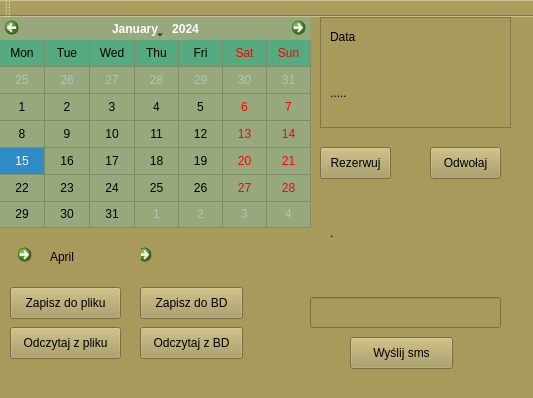
<?xml version="1.0" encoding="UTF-8"?>
<ui version="4.0">
 <class>MainWindow</class>
 <widget class="QMainWindow" name="MainWindow">
  <property name="geometry">
   <rect>
    <x>0</x>
    <y>0</y>
    <width>533</width>
    <height>398</height>
   </rect>
  </property>
  <property name="windowTitle">
   <string>Telepro</string>
  </property>
  <property name="styleSheet">
   <string notr="true">background-color: rgb(167, 154, 91);</string>
  </property>
  <widget class="QWidget" name="centralWidget">
   <widget class="QCalendarWidget" name="calendarWidget">
    <property name="geometry">
     <rect>
      <x>0</x>
      <y>0</y>
      <width>311</width>
      <height>211</height>
     </rect>
    </property>
    <property name="styleSheet">
     <string notr="true">border-color: rgb(85, 255, 0);
background-color: rgb(77, 93, 70);
alternate-background-color: rgb(85, 170, 127);
border-top-color: rgb(0, 85, 255);
border-right-color: rgb(85, 170, 255);
border-left-color: rgb(255, 0, 127);
border-left-color: rgb(0, 0, 127);
background-color: rgb(152, 168, 125);</string>
    </property>
    <property name="gridVisible">
     <bool>true</bool>
    </property>
    <property name="verticalHeaderFormat">
     <enum>QCalendarWidget::NoVerticalHeader</enum>
    </property>
    <property name="navigationBarVisible">
     <bool>true</bool>
    </property>
    <property name="dateEditEnabled">
     <bool>true</bool>
    </property>
   </widget>
   <widget class="QCommandLinkButton" name="commandLinkButton">
    <property name="geometry">
     <rect>
      <x>130</x>
      <y>220</y>
      <width>31</width>
      <height>31</height>
     </rect>
    </property>
    <property name="text">
     <string/>
    </property>
   </widget>
   <widget class="QLabel" name="label">
    <property name="geometry">
     <rect>
      <x>50</x>
      <y>230</y>
      <width>91</width>
      <height>20</height>
     </rect>
    </property>
    <property name="text">
     <string>April</string>
    </property>
   </widget>
   <widget class="QCommandLinkButton" name="commandLinkButton_2">
    <property name="geometry">
     <rect>
      <x>10</x>
      <y>220</y>
      <width>31</width>
      <height>41</height>
     </rect>
    </property>
    <property name="styleSheet">
     <string notr="true"/>
    </property>
    <property name="text">
     <string/>
    </property>
   </widget>
   <widget class="QFrame" name="frame">
    <property name="geometry">
     <rect>
      <x>320</x>
      <y>0</y>
      <width>191</width>
      <height>111</height>
     </rect>
    </property>
    <property name="frameShape">
     <enum>QFrame::StyledPanel</enum>
    </property>
    <property name="frameShadow">
     <enum>QFrame::Raised</enum>
    </property>
    <widget class="QLabel" name="label_3">
     <property name="geometry">
      <rect>
       <x>10</x>
       <y>50</y>
       <width>131</width>
       <height>51</height>
      </rect>
     </property>
     <property name="text">
      <string>.....</string>
     </property>
     <property name="wordWrap">
      <bool>true</bool>
     </property>
    </widget>
    <widget class="QLabel" name="label_2">
     <property name="geometry">
      <rect>
       <x>10</x>
       <y>10</y>
       <width>111</width>
       <height>20</height>
      </rect>
     </property>
     <property name="text">
      <string>Data</string>
     </property>
    </widget>
   </widget>
   <widget class="QPushButton" name="pushButton">
    <property name="geometry">
     <rect>
      <x>320</x>
      <y>130</y>
      <width>71</width>
      <height>32</height>
     </rect>
    </property>
    <property name="text">
     <string>Rezerwuj</string>
    </property>
   </widget>
   <widget class="QPushButton" name="pushButton_2">
    <property name="geometry">
     <rect>
      <x>430</x>
      <y>130</y>
      <width>71</width>
      <height>32</height>
     </rect>
    </property>
    <property name="text">
     <string>Odwołaj</string>
    </property>
   </widget>
   <widget class="QPushButton" name="save_to_file">
    <property name="geometry">
     <rect>
      <x>10</x>
      <y>270</y>
      <width>111</width>
      <height>32</height>
     </rect>
    </property>
    <property name="text">
     <string>Zapisz do pliku</string>
    </property>
   </widget>
   <widget class="QPushButton" name="pushButton_4">
    <property name="geometry">
     <rect>
      <x>350</x>
      <y>320</y>
      <width>103</width>
      <height>32</height>
     </rect>
    </property>
    <property name="text">
     <string>Wyślij sms</string>
    </property>
   </widget>
   <widget class="QLineEdit" name="lineEdit">
    <property name="geometry">
     <rect>
      <x>310</x>
      <y>280</y>
      <width>191</width>
      <height>31</height>
     </rect>
    </property>
   </widget>
   <widget class="QLabel" name="label_4">
    <property name="geometry">
     <rect>
      <x>330</x>
      <y>170</y>
      <width>141</width>
      <height>91</height>
     </rect>
    </property>
    <property name="text">
     <string>.</string>
    </property>
    <property name="wordWrap">
     <bool>true</bool>
    </property>
   </widget>
   <widget class="QPushButton" name="read_from_file">
    <property name="geometry">
     <rect>
      <x>10</x>
      <y>310</y>
      <width>111</width>
      <height>32</height>
     </rect>
    </property>
    <property name="text">
     <string>Odczytaj z pliku</string>
    </property>
   </widget>
   <widget class="QPushButton" name="pushButton_save_to_bd">
    <property name="geometry">
     <rect>
      <x>140</x>
      <y>270</y>
      <width>103</width>
      <height>32</height>
     </rect>
    </property>
    <property name="text">
     <string>Zapisz do BD</string>
    </property>
   </widget>
   <widget class="QPushButton" name="pushButton_read_from_bd">
    <property name="geometry">
     <rect>
      <x>140</x>
      <y>310</y>
      <width>103</width>
      <height>32</height>
     </rect>
    </property>
    <property name="text">
     <string>Odczytaj z BD</string>
    </property>
   </widget>
  </widget>
  <widget class="QMenuBar" name="menuBar">
   <property name="geometry">
    <rect>
     <x>0</x>
     <y>0</y>
     <width>533</width>
     <height>26</height>
    </rect>
   </property>
  </widget>
  <widget class="QToolBar" name="mainToolBar">
   <attribute name="toolBarArea">
    <enum>TopToolBarArea</enum>
   </attribute>
   <attribute name="toolBarBreak">
    <bool>false</bool>
   </attribute>
  </widget>
  <widget class="QStatusBar" name="statusBar"/>
 </widget>
 <layoutdefault spacing="6" margin="11"/>
 <resources/>
 <connections>
  <connection>
   <sender>commandLinkButton</sender>
   <signal>clicked()</signal>
   <receiver>label</receiver>
   <slot>update()</slot>
   <hints>
    <hint type="sourcelabel">
     <x>153</x>
     <y>266</y>
    </hint>
    <hint type="destinationlabel">
     <x>107</x>
     <y>272</y>
    </hint>
   </hints>
  </connection>
  <connection>
   <sender>calendarWidget</sender>
   <signal>selectionChanged()</signal>
   <receiver>label_2</receiver>
   <slot>update()</slot>
   <hints>
    <hint type="sourcelabel">
     <x>289</x>
     <y>110</y>
    </hint>
    <hint type="destinationlabel">
     <x>330</x>
     <y>68</y>
    </hint>
   </hints>
  </connection>
 </connections>
</ui>
